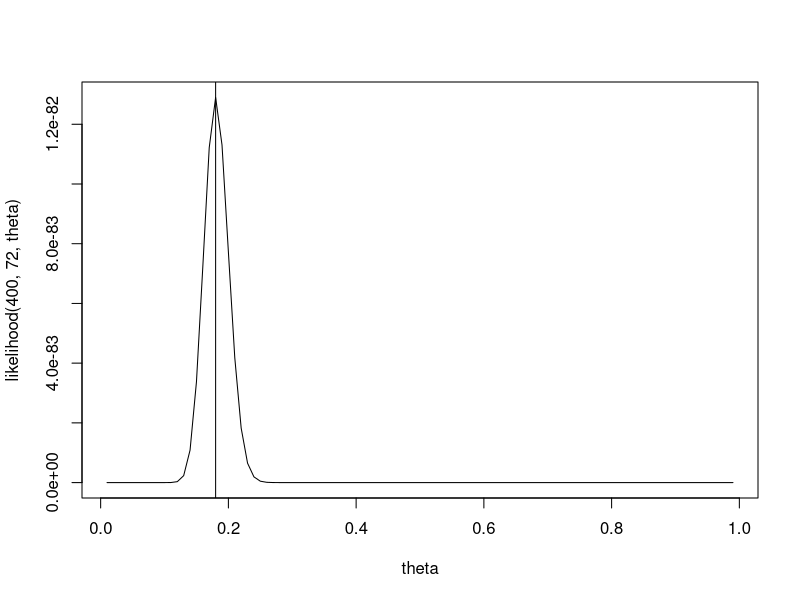
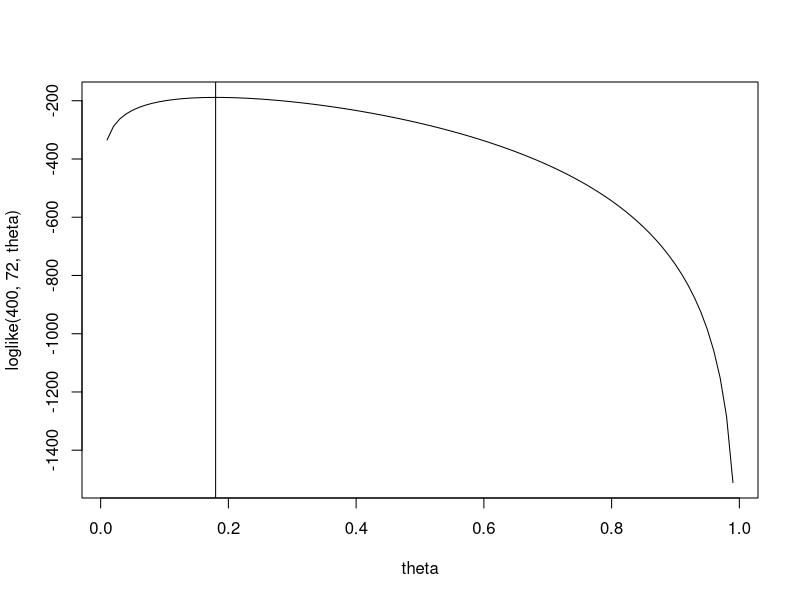

These charts were generated, in order, by the following R code:
likelihood = function(n,y,theta) {
  return (theta^y*(1-theta)^(n-y))
}
theta = seq(from=0.01, to=0.99, by=0.01)
plot(theta,likelihood(400,72,theta), type='l')
abline (v=.18)

loglike = function(n,y,theta){
  return(y*log(theta)+(n-y)*log(1-theta))
}
plot(theta,loglike(400,72,theta), type='l')
abline (v=.18)
